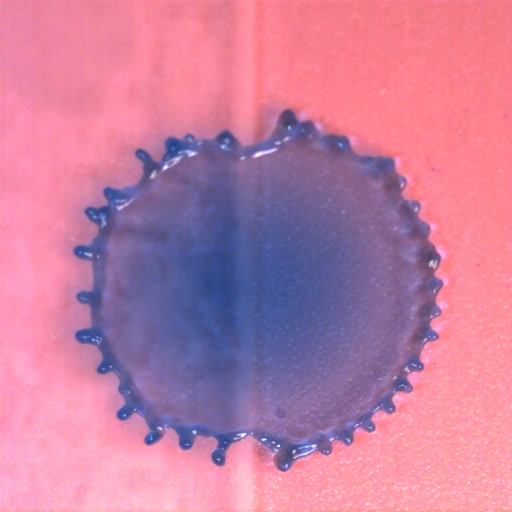
#> input picture assets/half_analysis/input.jpg, 512 x 512 px
$ python half_analysis.py
#> lines starting #> are read from the running program, lines starting #| are printed output that depends on the picture
import cv2
import os
import sys
import folder_handler
from loguru import logger

def split(path: str):
  image = cv2.imread(path)
  height, width = image.shape[:2]
  middle = width // 2
  left_half = image[:, :middle]
  right_half = image[:, middle:]
  folder_path = os.path.dirname(path)
  filename = os.path.splitext(os.path.basename(path))[0]
  cv2.imwrite(f'{folder_path}/raw/{filename}_left.jpg', left_half)
  cv2.imwrite(f'{folder_path}/raw/{filename}_right.jpg', right_half)

def detect_job(path, folder_name, start_idx, end_idx):
    logger.success(f'=== Detect: {folder_name} ===')
    folder_path = f'{path}/{folder_name}'
    result_path = f'{path}/result/{folder_name}'
    if not os.path.exists(result_path):
      os.mkdir(result_path)
    fd = folder_handler.FolderHandler(folder_path, result_path, debug=False,      background_idx=0)
    fd.exec(start_idx, end_idx)

def demo():
   raw = cv2.imread('../assets/half_analysis/input.jpg')
#> raw is the input picture: shape (512, 512, 3); mean B, G, R 160.5, 126.3, 197.3
   left = cv2.imread('../assets/half_analysis/raw_left/input_left.jpg')
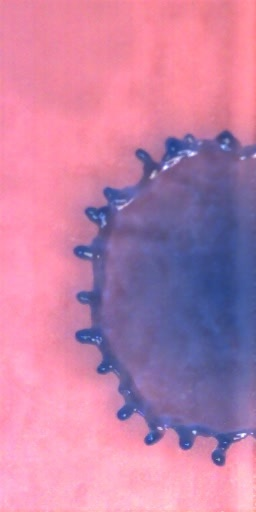
#> input picture assets/half_analysis/raw_left/input_left.jpg, 256 x 512 px
#> left is the input picture: shape (512, 256, 3); mean B, G, R 167.1, 128.4, 194.3
   right = cv2.imread('../assets/half_analysis/raw_right/input_right.jpg')
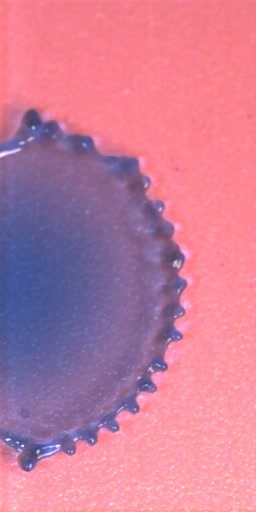
#> input picture assets/half_analysis/raw_right/input_right.jpg, 256 x 512 px
#> right is the input picture: shape (512, 256, 3); mean B, G, R 153.7, 124.2, 199.9
   left_res = cv2.imread('../assets/half_analysis/result/raw_left/result_input_left.jpg')
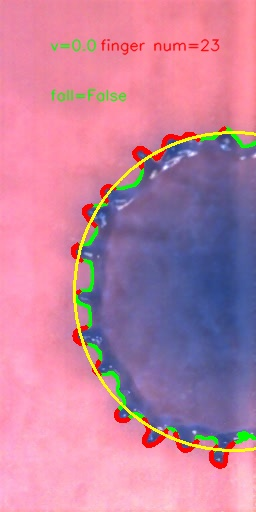
#> input picture assets/half_analysis/result/raw_left/result_input_left.jpg, 256 x 512 px
#> left_res is the input picture: shape (512, 256, 3); mean B, G, R 160.4, 129.9, 194.1
   right_res = cv2.imread('../assets/half_analysis/result/raw_right/result_input_right.jpg')
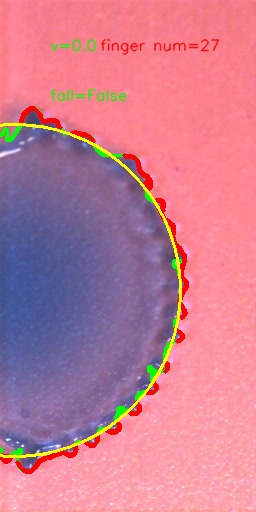
#> input picture assets/half_analysis/result/raw_right/result_input_right.jpg, 256 x 512 px
#> right_res is the input picture: shape (512, 256, 3); mean B, G, R 147.5, 124.9, 200

   cv2.imshow("raw", raw)
   cv2.imshow("split_left", left)
   cv2.imshow("split_right", right)
   cv2.imshow("result_left", left_res)
   cv2.imshow("result_right", right_res)
   cv2.waitKey(0)

if __name__ == '__main__':
  # split('../assets/half_analysis/background.jpg')
  # detect_job('../assets/half_analysis', 'raw_left', 1, 1)
  # detect_job('../assets/half_analysis', 'raw_right', 1, 1)
  demo()
